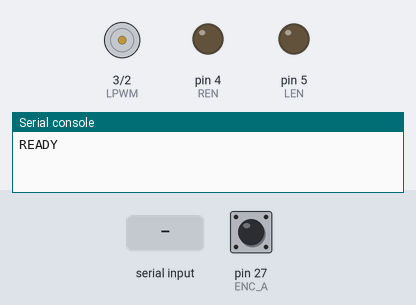
This program was run on a simulated MicroPython board. Shown: motor-driver pin pairs drawn as motors (green arrow = first pin HIGH = forward, orange = second pin HIGH = backward, longer = more drive), output pins drawn as LEDs (lit = HIGH), the last lines printed to the serial console. The test bench sets the inputs (shaded band); at power-on: pin 27 (ENC_A) HIGH.

Above: at 1.2 s.
1.3 s: "UP" typed at the serial console, then Enter
At 2.1 s:
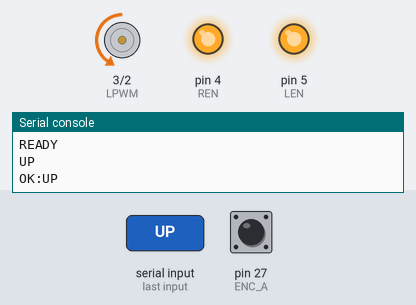
2.8 s: "DOWN" typed at the serial console, then Enter
At 3.3 s:
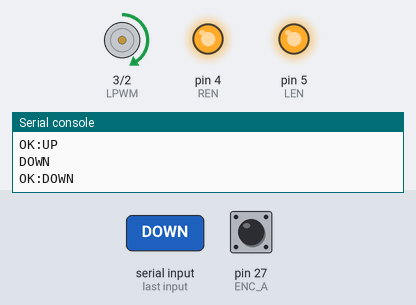
4.3 s: "STOP" typed at the serial console, then Enter
At 5.6 s:
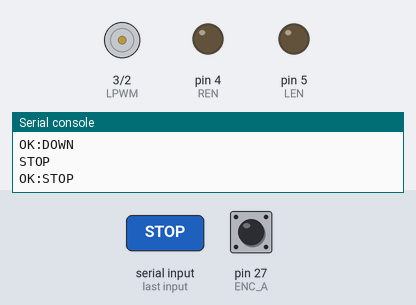
Timing chart, 0 to 7.3 s (numbered marks = the images above; inputs shaded):
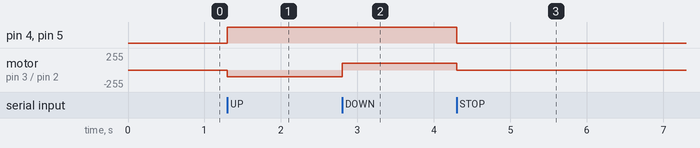

The program:

main.py
```python
import machine
import time
import sys
import select

RPWM = machine.PWM(machine.Pin(2))
LPWM = machine.PWM(machine.Pin(3))
REN  = machine.Pin(4, machine.Pin.OUT)
LEN  = machine.Pin(5, machine.Pin.OUT)

RPWM.freq(500)
LPWM.freq(500)

ENC_A = machine.Pin(27, machine.Pin.IN, machine.Pin.PULL_UP)
ENC_B = machine.Pin(28, machine.Pin.IN, machine.Pin.PULL_UP)

encoder_ticks = 0

def encoder_isr(pin):
    global encoder_ticks
    if ENC_B.value():
        encoder_ticks += 1
    else:
        encoder_ticks -= 1

ENC_A.irq(trigger=machine.Pin.IRQ_RISING, handler=encoder_isr)

speed = 26214

def set_speed(pct):
    global speed
    speed = int(65535 * pct / 100)

def lift_enable():
    REN.value(1)
    LEN.value(1)

def lift_disable():
    RPWM.duty_u16(0)
    LPWM.duty_u16(0)
    REN.value(0)
    LEN.value(0)

def lift_up():
    lift_enable()
    LPWM.duty_u16(0)
    RPWM.duty_u16(speed)

def lift_down():
    lift_enable()
    RPWM.duty_u16(0)
    LPWM.duty_u16(speed)

def lift_stop():
    lift_disable()

lift_disable()

print("READY")

poll = select.poll()
poll.register(sys.stdin, select.POLLIN)

while True:
    events = poll.poll(100)
    if events:
        line = sys.stdin.readline().strip()
        if line == "UP":
            lift_up()
            print("OK:UP")
        elif line == "DOWN":
            lift_down()
            print("OK:DOWN")
        elif line == "STOP":
            lift_stop()
            print("OK:STOP")
        elif line == "TICKS":
            print("TICKS:" + str(encoder_ticks))
        elif line == "PING":
            print("PONG")
        elif line.startswith("SPEED:"):
            try:
                pct = int(line.split(":")[1])
                pct = max(0, min(100, pct))
                set_speed(pct)
                print("OK:SPEED:" + str(pct))
            except ValueError:
                print("ERR:SPEED")
        else:
            print("ERR:UNKNOWN")
```

Measured:
- after the input at 1.3 s, pin 4 (REN), pin 5 (LEN): LOW → HIGH at once; motor on pin 3 (LPWM) / pin 2 (RPWM): stopped → backward 102/255 at once
- after the input at 2.8 s, motor on pin 3 (LPWM) / pin 2 (RPWM): backward 102/255 → forward 102/255 at once
- after the input at 4.3 s, pin 4 (REN), pin 5 (LEN): HIGH → LOW at once; motor on pin 3 (LPWM) / pin 2 (RPWM): forward 102/255 → stopped at once
